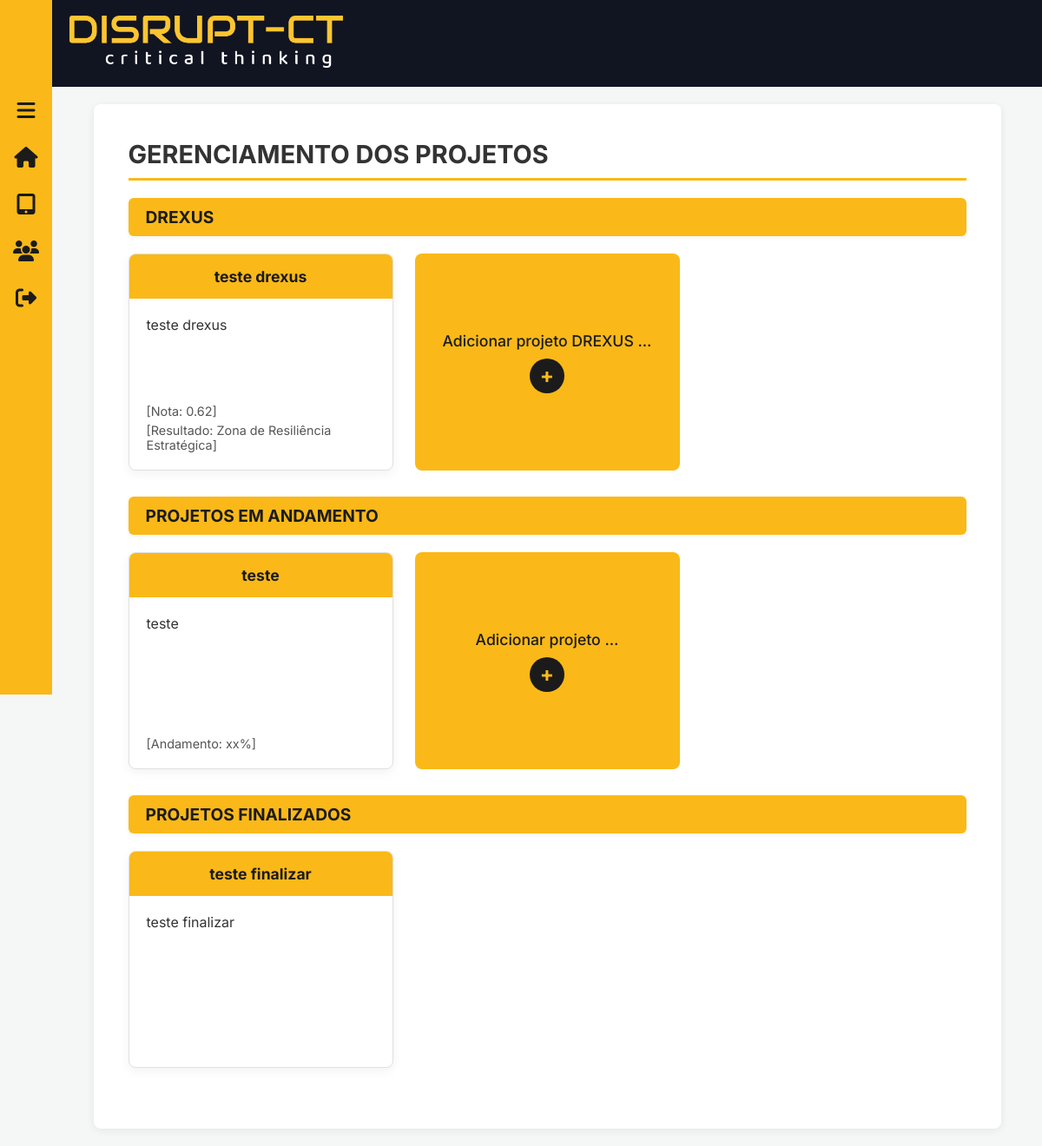
The app's page /projetos/ with its own data.
### projetos/models.py (models this page shows, shortened)
class Drexus(models.Model):
    nome = models.CharField(max_length=100)
    descricao = models.TextField()
    diagnostico = models.CharField(max_length=100,default="")
    diagnostico_maturidade = models.CharField(max_length=100,default="")
    diagnostico_cognitiva = models.CharField(max_length=100,default="")
    diagnostico_estrategica = models.CharField(max_length=100,default="")
    diagnostico_operacional = models.CharField(max_length=100,default="")
    diagnostico_cultural = models.CharField(max_length=100,default="")
    IF = models.FloatField(default=0)
    Cm = models.FloatField(default=0)
    Et = models.FloatField(default=0)
    DREq = models.FloatField(default=0)
    Lc = models.FloatField(default=0)
    Im = models.FloatField(default=0)
    Pv = models.FloatField(default=0)
    maturidade_cognitiva = models.FloatField(default=0)
    maturidade_estrategica = models.FloatField(default=0)
    maturidade_operacional = models.FloatField(default=0)
    maturidade_cultural = models.FloatField(default=0)
    IF_notas = models.JSONField(default=list)
    Cm_notas = models.JSONField(default=list)
    Et_notas = models.JSONField(default=list)
    DREq_notas = models.JSONField(default=list)
    Lc_notas = models.JSONField(default=list)
    Im_notas = models.JSONField(default=list)
    Pv_notas = models.JSONField(default=list)
    nota_final = models.FloatField(default=0)

class Projeto(models.Model):
    STATUS_CHOICES = [
        ('andamento', 'Em Andamento'),
        ('finalizado', 'Finalizado'),
    ]
    nome = models.CharField(max_length=100)
    descricao = models.TextField()
    status = models.CharField(
        max_length=20,
        choices=STATUS_CHOICES,
        default='andamento',
    )

### projetos/views.py (the view)
# urls.py: path('', views.lista_projetos, name='lista_projetos'),
def lista_projetos(request):
    projetos_drexus = Drexus.objects.all()
    projetos_andamento = Projeto.objects.filter(status__icontains="andamento")
    projetos_finalizados = Projeto.objects.filter(status__icontains="finalizado")
    return render(request, 'projetos/lista_projetos.html', {
        'projetos_drexus': projetos_drexus,
        'projetos_andamento': projetos_andamento,
        'projetos_finalizados': projetos_finalizados,
    })

### projetos/templates/projetos/lista_projetos.html (shortened to what this page needs)
{% extends "base.html" %}
{% load static %}
{% block content %}
    <header class="header-interno">
        <h1>GERENCIAMENTO DOS PROJETOS</h1>
    </header>
    <section class="secao-projetos">
        <div class="titulo-secao">
            <h2>DREXUS</h2>
        </div>
        <div class="cards-grid">
                {% for projeto in projetos_drexus %}
                    <a href="{% url 'projetos:resultado' projeto.id %}" class="card-link">
                        <div class="card card-clicavel">
                            <div class="card-header">
                                <h3>{{ projeto.nome }}</h3>
                            </div>
                            <div class="card-body">
                                 <p class="card-descricao">{{ projeto.descricao|truncatechars:80 }}</p>
                                 <p class="card-info">[Nota: {{ projeto.nota_final|floatformat:2 }}]</p>
                                 <p class="card-info">[Resultado: {{ projeto.diagnostico }}]</p>
                            </div>
                        </div>
                    </a>
                {% empty %}
                    <p>Nenhum projeto DREXUS encontrado.</p>
                {% endfor %}
                <a href="{% url 'projetos:formulario' %}" class="card-adicionar">
                    <span>Adicionar projeto  DREXUS ...</span>
                    <div class="icone-adicionar">+</div>
                </a>
            </div>
        </section>
    <section class="secao-projetos">
        <div class="titulo-secao">
            <h2>PROJETOS EM ANDAMENTO</h2>
        </div>
            <div class="cards-grid">
                {% for projeto in projetos_andamento %}
                    <a href="{% url 'projetos:detalhe_projeto' projeto.id %}" class="card-link">
                        <div class="card card-clicavel">
                            <div class="card-header">
                                <h3>{{ projeto.nome }}</h3>
                            </div>
                            <div class="card-body">
                                <p class="card-descricao">{{ projeto.descricao|truncatechars:80 }}</p>
                                <p class="card-info">[Andamento: xx%]</p>
                            </div>
                        </div>
                    </a>
                {% empty %}
                    <p>Nenhum projeto em andamento.</p>
                {% endfor %}
                <a href="{% url 'projetos:criar_projeto' %}" class="card-adicionar">
                    <span>Adicionar projeto ...</span>
                    <div class="icone-adicionar">+</div>
                </a>
            </div>
        </section>
    <section class="secao-projetos">
        <div class="titulo-secao">
            <h2>PROJETOS FINALIZADOS</h2>
        </div>
            <div class="cards-grid">
                {% for projeto in projetos_finalizados %}
                    <a href="{% url 'projetos:detalhe_projeto' projeto.id %}" class="card-link">
                        <div class="card card-clicavel">
                            <div class="card-header">
                                <h3>{{ projeto.nome }}</h3>
                            </div>
                            <div class="card-body">
                                <p class="card-descricao">{{ projeto.descricao|truncatechars:80 }}</p>
                            </div>
                        </div>
                    </a>
                {% empty %}
                    <p>Nenhum projeto finalizado.</p>
                {% endfor %}
            </div>
        </section>
    </div>
{% endblock %}

### static/css/layout_interno.css (style rules this page uses)
:root { --cor-amarelo: #FAB918; --cor-preto: #1B1B1B; --cor-fundo-header: #111421; --cor-fundo-pagina: #f4f7f6; --cor-texto-claro: #ffffff; --cor-texto-escuro: #333; --cor-texto-suave: #555; --cor-borda-sutil: #e0e0e0; --cor-card-fundo: #f8f8f8; --cor-amarelo-hover: #e0a316; --cor-verde-claro: #28a745; --cor-verde-escuro: #218838; --cor-vermelho-claro: #dc3545; --cor-vermelho-escuro: #c82333; --cor-cinza-claro: #6c757d; --cor-cinza-escuro: #5a6268; --header-height: 100px; --sidebar-width-collapsed: 60px; --sidebar-width-expanded: 220px; }
* { box-sizing: border-box; margin: 0; padding: 0; }
body.layout-interno { font-family: 'Inter', 'Segoe UI', sans-serif; color: var(--cor-texto-escuro); background-color: var(--cor-fundo-pagina); min-height: 100vh; display: flex; flex-direction: column; }
.header-interno h1 { font-size: 1.8rem; font-weight: bold; color: var(--cor-texto-escuro); margin-bottom: 20px; border-bottom: 3px solid var(--cor-amarelo); padding-bottom: 10px; }
.secao-projetos { margin-bottom: 30px; }
.secao-projetos h2 { font-size: 1.5rem; font-weight: bold; color: var(--cor-texto-escuro); margin-bottom: 10px; }
.titulo-secao { background-color: var(--cor-amarelo); padding: 10px 20px; border-radius: 6px; margin-bottom: 20px; box-shadow: 0 2px 4px rgba(0,0,0,0.05); }
.titulo-secao h2 { font-size: 1.2rem; font-weight: bold; color: var(--cor-preto); margin: 0; padding: 0; border-bottom: none; }
.cards-grid { display: grid; grid-template-columns: repeat(auto-fill, minmax(250px, 1fr)); gap: 25px; grid-auto-rows: 250px; }
.card-link { text-decoration: none; color: inherit; display: flex; }
.card { width: 100%; height: 100%; background-color: var(--cor-texto-claro); border-radius: 8px; box-shadow: 0 4px 12px rgba(0, 0, 0, 0.05); border: 1px solid var(--cor-borda-sutil); display: flex; flex-direction: column; overflow: hidden; transition: transform 0.2s ease-in-out, box-shadow 0.2s ease-in-out; }
.card-header { background-color: var(--cor-amarelo); padding: 15px; text-align: center; }
.card-header h3 { margin: 0; font-size: 1.1rem; font-weight: bold; color: var(--cor-preto); }
.card-body { padding: 20px; display: flex; flex-direction: column; flex-grow: 1; }
.card-descricao { font-size: 1rem; color: var(--cor-texto-escuro); margin-bottom: 15px; flex-grow: 1; }
.card-info { font-size: 0.9rem; color: var(--cor-texto-suave); margin-top: 5px; }
.card-adicionar { background-color: var(--cor-amarelo); border-radius: 8px; display: flex; flex-direction: column; align-items: center; justify-content: center; text-decoration: none; color: var(--cor-preto); font-weight: 500; font-size: 1.1rem; text-align: center; padding: 20px; border: 1px solid transparent; transition: transform 0.2s ease-in-out, box-shadow 0.2s ease-in-out; }
.card-adicionar .icone-adicionar { margin-top: 10px; width: 40px; height: 40px; line-height: 40px; background-color: #1B1B1B; color: #FAB918; border-radius: 50%; font-size: 24px; font-weight: bold; }
.card-link { text-decoration: none; color: inherit; }

### records on screen
Drexus: nome "teste drexus", descricao "teste drexus", nota_final "0.62", diagnostico "Zona de Resiliência Estratégica"
Projeto: nome "teste", descricao "teste"
Projeto: nome "teste finalizar", descricao "teste finalizar"
